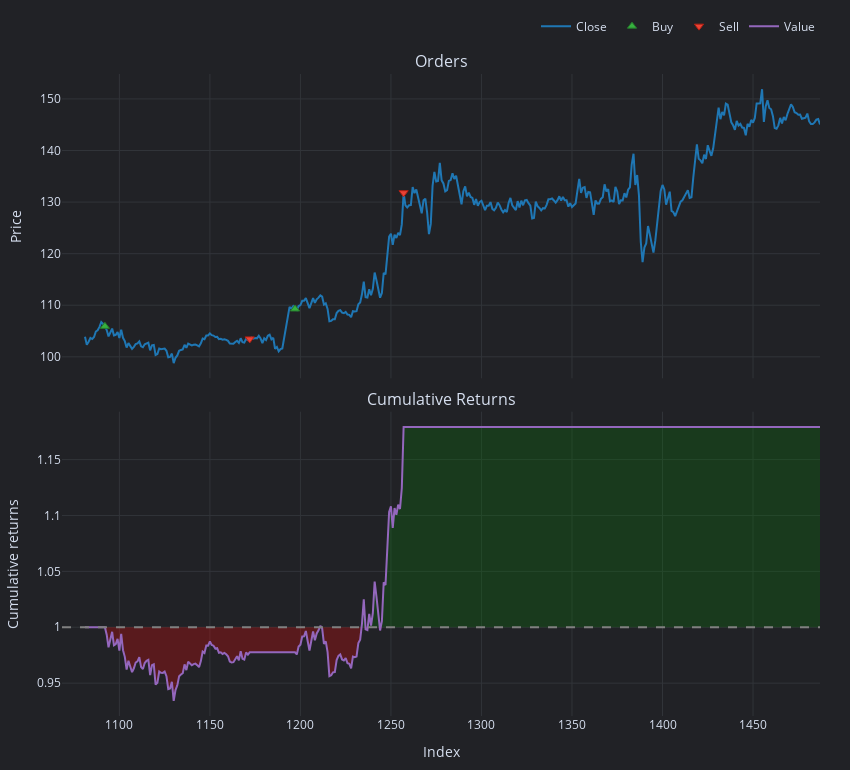

Notebook cell for this chart:
### Code cell
model.eval()
with torch.no_grad():
    
    y_test_pred = model(x_test)
    # Convert logits to probabilities
    probabilities = torch.softmax(y_test_pred, dim=1)

    # Get the predicted class labels
    _, predicted_labels = torch.max(probabilities, 1)
predicted_labels_numpy = predicted_labels.numpy()


df_split = data[-len(predicted_labels_numpy):].copy()
df_split.loc[:, "Signal"] = predicted_labels_numpy
signal = df_split['Signal']
entries = signal == 2
exits = signal == 0
pf = vbt.Portfolio.from_signals(
    close=df_split.Price, 
    long_entries=entries, 
    long_exits=exits,
    size=100,
    size_type='value',
    init_cash='auto'
)

print(pf.stats()["Total Return [%]"])
pf.plot({"orders", "cum_returns", }, settings=dict(bm_returns=False)).show()

### Figure 1 — Plotly figure (JSON) as saved in the notebook; plotly's stock layout.template omitted (floating-point values rounded to 4 significant figures; data arrays with more than 128 entries replaced by an {"elided": "..."} marker saying what was removed)
{"data": [{"legendgroup": "0", "line": {"color": "#1f77b4"}, "mode": "lines", "name": "Close", "showlegend": true, "type": "scatter", "uid": "908fcf3b-9ac1-422f-818f-1a69a6af856c", "x": {"elided": "407 int values"}, "xaxis": "x", "y": {"elided": "407 float values"}, "yaxis": "y"}, {"customdata": [["0", "1092", "1092", "1092", 0.9442, 105.9, 0, "Market", "None"], ["2", "1197", "1197", "1197", 0.9152, 109.3, 0, "Market", "None"]], "hovertemplate": "<br>Order Id: %{customdata[0]}\n<br>Signal Index: %{customdata[1]}\n<br>Creation Index: %{customdata[2]}\n<br>Fill Index: %{customdata[3]}\n<br>Size: %{customdata[4]:,}\n<br>Price: %{customdata[5]:,}\n<br>Fees: %{customdata[6]:,}\n<br>Type: %{customdata[7]}\n<br>Stop Type: %{customdata[8]}", "marker": {"color": "#37B13F", "line": {"color": "rgb(38,123,44)", "width": 1}, "size": 8, "symbol": "triangle-up"}, "mode": "markers", "name": "Buy", "type": "scatter", "uid": "328ebea5-a4fd-404f-a050-a56907d880af", "x": [1092, 1197], "xaxis": "x", "y": [105.9, 109.3], "yaxis": "y"}, {"customdata": [["1", "1172", "1172", "1172", 0.9442, 103.5, 0, "Market", "None"], ["3", "1257", "1257", "1257", 0.9152, 131.8, 0, "Market", "None"]], "hovertemplate": "<br>Order Id: %{customdata[0]}\n<br>Signal Index: %{customdata[1]}\n<br>Creation Index: %{customdata[2]}\n<br>Fill Index: %{customdata[3]}\n<br>Size: %{customdata[4]:,}\n<br>Price: %{customdata[5]:,}\n<br>Fees: %{customdata[6]:,}\n<br>Type: %{customdata[7]}\n<br>Stop Type: %{customdata[8]}", "marker": {"color": "#EA4335", "line": {"color": "rgb(181,31,18)", "width": 1}, "size": 8, "symbol": "triangle-down"}, "mode": "markers", "name": "Sell", "type": "scatter", "uid": "ca2e8931-66ba-4ec4-bb02-73683a18a249", "x": [1172, 1257], "xaxis": "x", "y": [103.5, 131.8], "yaxis": "y"}, {"hoverinfo": "skip", "line": {"color": "rgba(0, 0, 0, 0)", "width": 0}, "mode": "lines", "opacity": 0, "showlegend": false, "type": "scatter", "uid": "ce0074a9-b311-4119-ac98-2799dc3e1aa7", "x": {"elided": "407 int values"}, "xaxis": "x2", "y": {"elided": "407 int values"}, "yaxis": "y2"}, {"connectgaps": false, "fill": "tonexty", "fillcolor": "rgba(0, 128, 0, 0.25)", "hoverinfo": "skip", "line": {"color": "rgba(0, 0, 0, 0)", "width": 0}, "mode": "lines", "opacity": 0, "showlegend": false, "type": "scatter", "uid": "b3b3c6cd-24cf-4f95-af78-a86e25670aa6", "x": {"elided": "407 int values"}, "xaxis": "x2", "y": {"elided": "407 float values"}, "yaxis": "y2"}, {"hoverinfo": "skip", "line": {"color": "rgba(0, 0, 0, 0)", "width": 0}, "mode": "lines", "opacity": 0, "showlegend": false, "type": "scatter", "uid": "e1abcf3f-aad4-4e5e-9b44-0b4c1a2233b0", "x": {"elided": "407 int values"}, "xaxis": "x2", "y": {"elided": "407 int values"}, "yaxis": "y2"}, {"connectgaps": false, "fill": "tonexty", "fillcolor": "rgba(255, 0, 0, 0.25)", "hoverinfo": "skip", "line": {"color": "rgba(0, 0, 0, 0)", "width": 0}, "mode": "lines", "opacity": 0, "showlegend": false, "type": "scatter", "uid": "1532b025-957d-4353-ab44-2426de427215", "x": {"elided": "407 int values"}, "xaxis": "x2", "y": {"elided": "407 float values"}, "yaxis": "y2"}, {"legendgroup": "1", "line": {"color": "#9467bd"}, "mode": "lines", "name": "Value", "showlegend": true, "type": "scatter", "uid": "7a7f110f-611c-42eb-834d-bb01fa6412f7", "x": {"elided": "407 int values"}, "xaxis": "x2", "y": {"elided": "407 float values"}, "yaxis": "y2"}, {"hoverinfo": "skip", "line": {"color": "rgba(0, 0, 0, 0)", "width": 0}, "mode": "lines", "opacity": 0, "showlegend": false, "type": "scatter", "uid": "08784abe-9695-44a7-8f51-375f49ef11e9", "x": {"elided": "407 int values"}, "xaxis": "x2", "y": {"elided": "407 int values"}, "yaxis": "y2"}], "layout": {"annotations": [{"font": {"size": 16}, "showarrow": false, "text": "Orders", "x": 0.5, "xanchor": "center", "xref": "paper", "y": 1, "yanchor": "bottom", "yref": "paper"}, {"font": {"size": 16}, "showarrow": false, "text": "Cumulative Returns", "x": 0.5, "xanchor": "center", "xref": "paper", "y": 0.474, "yanchor": "bottom", "yref": "paper"}], "height": 770, "legend": {"orientation": "h", "traceorder": "normal", "x": 1, "xanchor": "right", "y": 1.052, "yanchor": "bottom"}, "margin": {"b": 30, "l": 30, "r": 30, "t": 30}, "shapes": [{"line": {"color": "gray", "dash": "dash"}, "type": "line", "x0": 0, "x1": 1, "xref": "paper", "y0": 1, "y1": 1, "yref": "y2"}], "showlegend": true, "width": 850, "xaxis": {"anchor": "y", "domain": [0, 1], "matches": "x2", "showticklabels": false}, "xaxis2": {"anchor": "y2", "domain": [0, 1], "title": {"text": "Index"}}, "yaxis": {"anchor": "x", "domain": [0.526, 1], "title": {"text": "Price"}}, "yaxis2": {"anchor": "x2", "domain": [0, 0.474], "title": {"text": "Cumulative returns"}}}}
